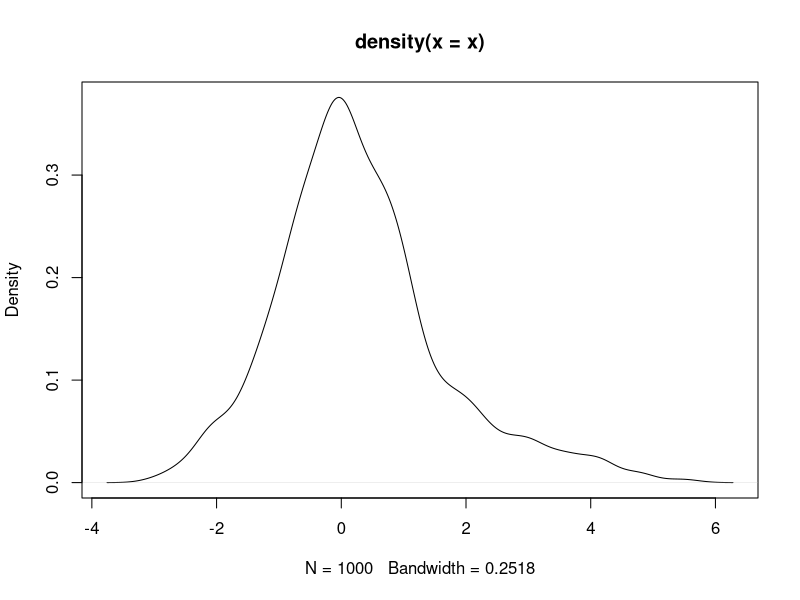
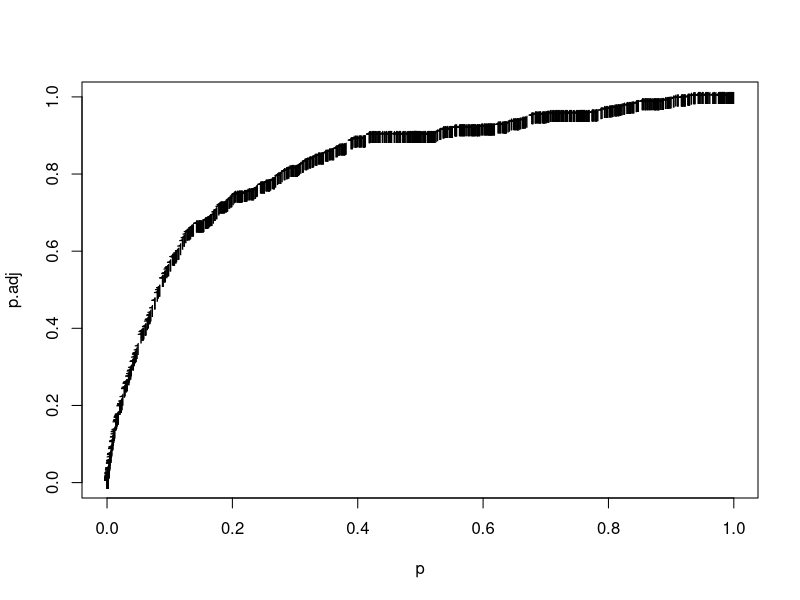

Here is the R script that generated these plots, in order:
## ---- chunk 1
knitr::opts_chunk$set(
  comment = " ",
  echo = TRUE,
  message = FALSE,
  warning = FALSE,
  R.options = list(width = 80)
)
## ---- chunk 2
set.seed(311)
x <- c(rnorm(900), rnorm(100, mean = 3))
plot(density(x))

p <- pnorm(x, lower.tail = F)
length(p)

test <- p > 0.05

summary(test[1:900])
summary(test[901:1000])

## ---- chunk 3
bonftest <- p > 0.00005
summary(bonftest[1:900])
summary(bonftest[901:1000])
## ---- chunk 4
psort <- sort(p)
fdrtest <- NULL

for (i in 1:1000){
  fdrtest <- c(fdrtest, p[i] > match(p[i],psort) * .05/1000)

}
summary(fdrtest[1:900])
summary(fdrtest[901:1000])
## ---- chunk 5
p.adj <- stats::p.adjust(p, method = 'BH', n = length(p))
fdrtest2 <- p.adj > 0.05
summary(fdrtest2[1:900])
summary(fdrtest2[901:1000])
matplot(p, p.adj)
